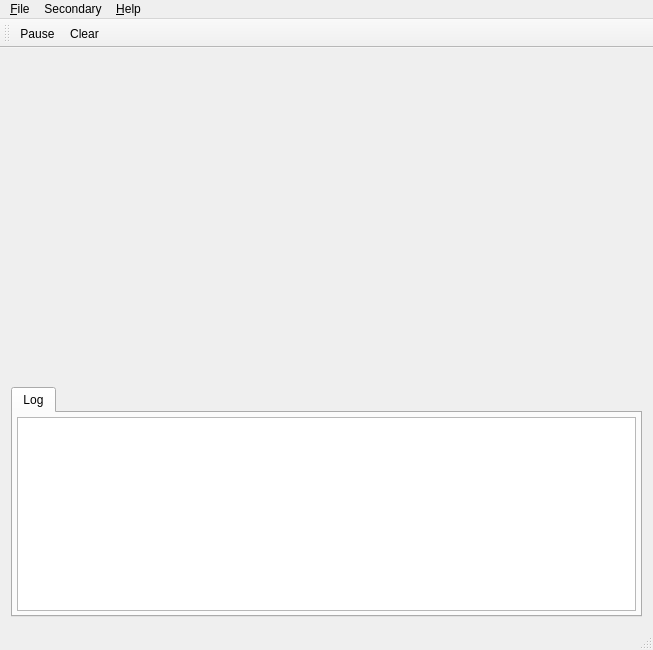
<?xml version="1.0" encoding="UTF-8"?>
<ui version="4.0">
 <class>MainWindow</class>
 <widget class="QMainWindow" name="MainWindow">
  <property name="geometry">
   <rect>
    <x>0</x>
    <y>0</y>
    <width>653</width>
    <height>650</height>
   </rect>
  </property>
  <property name="windowTitle">
   <string>modFOC-Configurator</string>
  </property>
  <widget class="QWidget" name="centralWidget">
   <layout class="QVBoxLayout" name="verticalLayout">
    <item>
     <widget class="QSplitter" name="splitter">
      <property name="sizePolicy">
       <sizepolicy hsizetype="Expanding" vsizetype="Expanding">
        <horstretch>0</horstretch>
        <verstretch>0</verstretch>
       </sizepolicy>
      </property>
      <property name="orientation">
       <enum>Qt::Horizontal</enum>
      </property>
      <widget class="QWidget" name="plotArea" native="true">
       <property name="sizePolicy">
        <sizepolicy hsizetype="Preferred" vsizetype="Expanding">
         <horstretch>0</horstretch>
         <verstretch>0</verstretch>
        </sizepolicy>
       </property>
      </widget>
     </widget>
    </item>
    <item>
     <widget class="HidableTabWidget" name="tabWidget">
      <property name="sizePolicy">
       <sizepolicy hsizetype="Expanding" vsizetype="Minimum">
        <horstretch>0</horstretch>
        <verstretch>0</verstretch>
       </sizepolicy>
      </property>
      <property name="minimumSize">
       <size>
        <width>0</width>
        <height>0</height>
       </size>
      </property>
      <property name="maximumSize">
       <size>
        <width>16777215</width>
        <height>16777215</height>
       </size>
      </property>
      <property name="currentIndex">
       <number>0</number>
      </property>
      <property name="movable">
       <bool>false</bool>
      </property>
      <widget class="QWidget" name="tabLog">
       <attribute name="title">
        <string>Log</string>
       </attribute>
       <attribute name="toolTip">
        <string>Error and Warning Messages</string>
       </attribute>
       <layout class="QHBoxLayout" name="horizontalLayout">
        <property name="leftMargin">
         <number>4</number>
        </property>
        <property name="topMargin">
         <number>4</number>
        </property>
        <property name="rightMargin">
         <number>4</number>
        </property>
        <property name="bottomMargin">
         <number>4</number>
        </property>
        <item>
         <widget class="QPlainTextEdit" name="ptLog">
          <property name="readOnly">
           <bool>true</bool>
          </property>
         </widget>
        </item>
       </layout>
      </widget>
     </widget>
    </item>
   </layout>
  </widget>
  <widget class="QMenuBar" name="menuBar">
   <property name="geometry">
    <rect>
     <x>0</x>
     <y>0</y>
     <width>653</width>
     <height>22</height>
    </rect>
   </property>
   <widget class="QMenu" name="menuHelp">
    <property name="title">
     <string>&amp;Help</string>
    </property>
    <addaction name="actionDemoMode"/>
    <addaction name="actionReportBug"/>
    <addaction name="actionCheckUpdate"/>
    <addaction name="actionHelpAbout"/>
   </widget>
   <widget class="QMenu" name="menuFile">
    <property name="title">
     <string>&amp;File</string>
    </property>
    <addaction name="actionSaveSettings"/>
    <addaction name="actionLoadSettings"/>
    <addaction name="actionExportCsv"/>
    <addaction name="actionExportSvg"/>
    <addaction name="separator"/>
    <addaction name="actionQuit"/>
   </widget>
   <widget class="QMenu" name="menuSecondary">
    <property name="title">
     <string>Secondary</string>
    </property>
    <addaction name="actionBarPlot"/>
    <addaction name="separator"/>
    <addaction name="actionHorizontal"/>
    <addaction name="actionVertical"/>
   </widget>
   <addaction name="menuFile"/>
   <addaction name="menuSecondary"/>
   <addaction name="menuHelp"/>
  </widget>
  <widget class="QToolBar" name="plotToolBar">
   <property name="windowTitle">
    <string>Plot Toolbar</string>
   </property>
   <attribute name="toolBarArea">
    <enum>TopToolBarArea</enum>
   </attribute>
   <attribute name="toolBarBreak">
    <bool>false</bool>
   </attribute>
   <addaction name="actionPause"/>
   <addaction name="actionClear"/>
  </widget>
  <widget class="QStatusBar" name="statusBar"/>
  <action name="actionPause">
   <property name="checkable">
    <bool>true</bool>
   </property>
   <property name="checked">
    <bool>false</bool>
   </property>
   <property name="icon">
    <iconset theme="player_pause">
     <normaloff>.</normaloff>.</iconset>
   </property>
   <property name="text">
    <string>Pause</string>
   </property>
   <property name="toolTip">
    <string>Pause Plotting</string>
   </property>
   <property name="shortcut">
    <string>P</string>
   </property>
  </action>
  <action name="actionClear">
   <property name="icon">
    <iconset theme="edit-clear">
     <normaloff>.</normaloff>.</iconset>
   </property>
   <property name="text">
    <string>Clear</string>
   </property>
   <property name="shortcut">
    <string>Ctrl+K</string>
   </property>
  </action>
  <action name="actionHelpAbout">
   <property name="text">
    <string>&amp;About</string>
   </property>
  </action>
  <action name="actionDemoMode">
   <property name="checkable">
    <bool>true</bool>
   </property>
   <property name="text">
    <string>&amp;Demo Mode</string>
   </property>
   <property name="toolTip">
    <string>Toggle Demo Mode</string>
   </property>
  </action>
  <action name="actionExportCsv">
   <property name="text">
    <string>&amp;Export CSV</string>
   </property>
   <property name="toolTip">
    <string>Export plot data to CSV</string>
   </property>
  </action>
  <action name="actionQuit">
   <property name="text">
    <string>&amp;Quit</string>
   </property>
   <property name="shortcut">
    <string>Ctrl+Q</string>
   </property>
  </action>
  <action name="actionReportBug">
   <property name="text">
    <string>&amp;Report a Bug</string>
   </property>
   <property name="toolTip">
    <string>Report a Bug on modFOC-Configurator Website</string>
   </property>
  </action>
  <action name="actionSaveSettings">
   <property name="text">
    <string>&amp;Save Settings</string>
   </property>
   <property name="toolTip">
    <string>Save Settings to a File</string>
   </property>
  </action>
  <action name="actionLoadSettings">
   <property name="text">
    <string>&amp;Load Settings</string>
   </property>
   <property name="toolTip">
    <string>Load Settings from a File</string>
   </property>
  </action>
  <action name="actionCheckUpdate">
   <property name="text">
    <string>&amp;Check Update</string>
   </property>
  </action>
  <action name="actionBarPlot">
   <property name="checkable">
    <bool>true</bool>
   </property>
   <property name="text">
    <string>Bar Plot</string>
   </property>
  </action>
  <action name="actionVertical">
   <property name="checkable">
    <bool>true</bool>
   </property>
   <property name="text">
    <string>Vertical</string>
   </property>
  </action>
  <action name="actionHorizontal">
   <property name="checkable">
    <bool>true</bool>
   </property>
   <property name="checked">
    <bool>true</bool>
   </property>
   <property name="text">
    <string>Horizontal</string>
   </property>
  </action>
  <action name="actionExportSvg">
   <property name="text">
    <string>E&amp;xport SVG</string>
   </property>
  </action>
 </widget>
 <layoutdefault spacing="6" margin="11"/>
 <customwidgets>
  <customwidget>
   <class>HidableTabWidget</class>
   <extends>QTabWidget</extends>
   <header>hidabletabwidget.h</header>
   <container>1</container>
  </customwidget>
 </customwidgets>
 <resources/>
 <connections/>
</ui>
